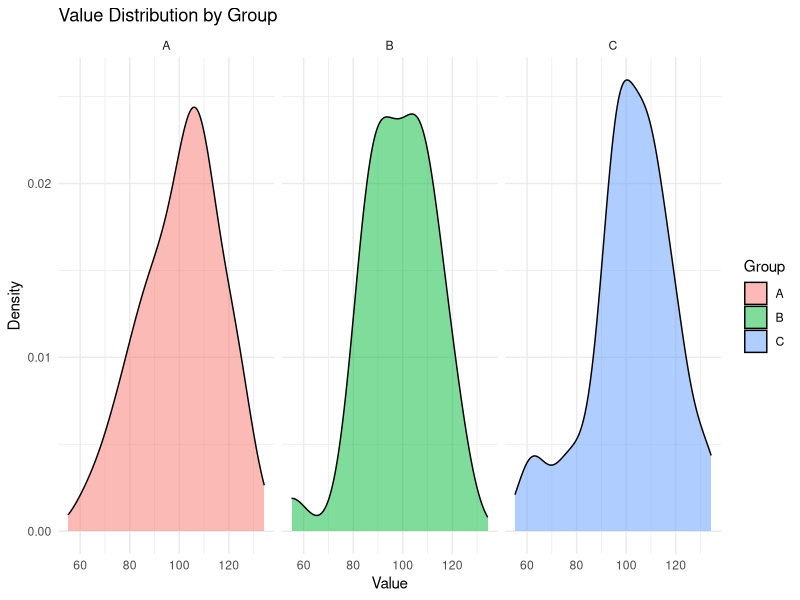

R code for this plot:
## ---- chunk 1
#| label: setup
#| message: false
#| warning: false

library(tidyverse)

# Set random seed for reproducibility
set.seed(42)

# Generate sample data
data <- tibble(
  id = 1:100,
  group = rep(c("A", "B", "C"), length.out = 100),
  value = rnorm(100, mean = 100, sd = 15)
)

head(data)
## ---- chunk 2
#| label: summary-stats

data %>%
  group_by(group) %>%
  summarize(
    n = n(),
    mean = mean(value),
    median = median(value),
    sd = sd(value),
    .groups = "drop"
  )
## ---- chunk 3
#| label: distribution-plot
#| fig-cap: "Distribution of values by group"

ggplot(data, aes(x = value, fill = group)) +
  geom_density(alpha = 0.5) +
  facet_wrap(~group) +
  theme_minimal() +
  labs(
    title = "Value Distribution by Group",
    x = "Value",
    y = "Density",
    fill = "Group"
  )
## ---- chunk 4
#| label: statistical-test

# ANOVA to test for differences between groups
fit <- aov(value ~ group, data = data)
summary(fit)
## ---- chunk 5
#| label: session-info

sessionInfo()
